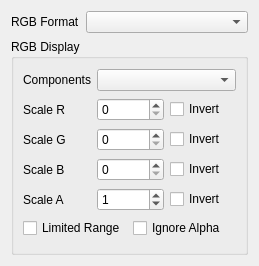
<?xml version="1.0" encoding="UTF-8"?>
<ui version="4.0">
 <class>videoHandlerRGB</class>
 <widget class="QWidget" name="videoHandlerRGB">
  <property name="geometry">
   <rect>
    <x>0</x>
    <y>0</y>
    <width>259</width>
    <height>266</height>
   </rect>
  </property>
  <property name="windowTitle">
   <string>Form</string>
  </property>
  <layout class="QVBoxLayout" name="wrapperLayout">
   <item>
    <layout class="QVBoxLayout" name="topVerticalLayout">
     <item>
      <layout class="QHBoxLayout" name="horizontalLayout" stretch="0,1">
       <item>
        <widget class="QLabel" name="label_4">
         <property name="toolTip">
          <string>&lt;html&gt;&lt;head/&gt;&lt;body&gt;&lt;p&gt;Select the format of the raw RGB data that is read from file. This defines: In what order are the RGB components, what is the bit depth, is there an alpha channel...&lt;/p&gt;&lt;/body&gt;&lt;/html&gt;</string>
         </property>
         <property name="text">
          <string>RGB Format</string>
         </property>
        </widget>
       </item>
       <item>
        <widget class="QComboBox" name="rgbFormatComboBox">
         <property name="toolTip">
          <string>&lt;html&gt;&lt;head/&gt;&lt;body&gt;&lt;p&gt;Select the format of the raw RGB data that is read from file. This defines: In what order are the RGB components, what is the bit depth, is there an alpha channel...&lt;/p&gt;&lt;p&gt;&lt;span style=&quot; font-weight:600;&quot;&gt;Custom: &lt;/span&gt;Select 'custom...' to define a custom format of the raw RGB data.&lt;/p&gt;&lt;/body&gt;&lt;/html&gt;</string>
         </property>
         <property name="editable">
          <bool>false</bool>
         </property>
        </widget>
       </item>
      </layout>
     </item>
     <item>
      <widget class="QGroupBox" name="groupBox_2">
       <property name="title">
        <string>RGB Display</string>
       </property>
       <layout class="QGridLayout" name="gridLayout" columnstretch="0,0,0">
        <item row="3" column="2">
         <widget class="QCheckBox" name="BInvertCheckBox">
          <property name="toolTip">
           <string>Invert every value of the blue channel</string>
          </property>
          <property name="text">
           <string>Invert</string>
          </property>
         </widget>
        </item>
        <item row="2" column="2">
         <widget class="QCheckBox" name="GInvertCheckBox">
          <property name="toolTip">
           <string>Invert every value of the green channel</string>
          </property>
          <property name="text">
           <string>Invert</string>
          </property>
         </widget>
        </item>
        <item row="3" column="1">
         <widget class="QSpinBox" name="BScaleSpinBox">
          <property name="toolTip">
           <string>Scale every value in the blue channel with this factor</string>
          </property>
          <property name="minimum">
           <number>0</number>
          </property>
         </widget>
        </item>
        <item row="1" column="0">
         <widget class="QLabel" name="labelScaleR">
          <property name="toolTip">
           <string>Scale every value in the red channel with this factor</string>
          </property>
          <property name="text">
           <string>Scale R</string>
          </property>
         </widget>
        </item>
        <item row="1" column="1">
         <widget class="QSpinBox" name="RScaleSpinBox">
          <property name="toolTip">
           <string>Scale every value in the red channel with this factor</string>
          </property>
          <property name="minimum">
           <number>0</number>
          </property>
         </widget>
        </item>
        <item row="4" column="2">
         <widget class="QCheckBox" name="AInvertCheckBox">
          <property name="toolTip">
           <string>Invert every value of the alpha channel</string>
          </property>
          <property name="text">
           <string>Invert</string>
          </property>
         </widget>
        </item>
        <item row="1" column="2">
         <widget class="QCheckBox" name="RInvertCheckBox">
          <property name="toolTip">
           <string>Invert every value of the red channel</string>
          </property>
          <property name="text">
           <string>Invert</string>
          </property>
         </widget>
        </item>
        <item row="0" column="1" colspan="2">
         <widget class="QComboBox" name="colorComponentsComboBox">
          <property name="toolTip">
           <string>&lt;html&gt;&lt;head/&gt;&lt;body&gt;&lt;p&gt;Which of the RGB components should be displayed? You can choose all or one of the three color planes individually.&lt;/p&gt;&lt;/body&gt;&lt;/html&gt;</string>
          </property>
         </widget>
        </item>
        <item row="4" column="1">
         <widget class="QSpinBox" name="AScaleSpinBox">
          <property name="toolTip">
           <string>Scale every value in the alpha channel with this factor</string>
          </property>
          <property name="value">
           <number>1</number>
          </property>
         </widget>
        </item>
        <item row="2" column="0">
         <widget class="QLabel" name="labelScaleG">
          <property name="toolTip">
           <string>Scale every value in the green channel with this factor</string>
          </property>
          <property name="text">
           <string>Scale G</string>
          </property>
         </widget>
        </item>
        <item row="3" column="0">
         <widget class="QLabel" name="labelScaleB">
          <property name="toolTip">
           <string>Scale every value in the blue channel with this factor</string>
          </property>
          <property name="text">
           <string>Scale B</string>
          </property>
         </widget>
        </item>
        <item row="2" column="1">
         <widget class="QSpinBox" name="GScaleSpinBox">
          <property name="toolTip">
           <string>Scale every value in the green channel with this factor</string>
          </property>
          <property name="minimum">
           <number>0</number>
          </property>
         </widget>
        </item>
        <item row="0" column="0">
         <widget class="QLabel" name="labelComponent">
          <property name="toolTip">
           <string>&lt;html&gt;&lt;head/&gt;&lt;body&gt;&lt;p&gt;Which of the RGB components should be displayed? You can choose all or one of the three color planes individually.&lt;/p&gt;&lt;/body&gt;&lt;/html&gt;</string>
          </property>
          <property name="text">
           <string>Components</string>
          </property>
         </widget>
        </item>
        <item row="4" column="0">
         <widget class="QLabel" name="labelScaleA">
          <property name="toolTip">
           <string>Scale every value in the alpha channel with this factor</string>
          </property>
          <property name="text">
           <string>Scale A</string>
          </property>
         </widget>
        </item>
        <item row="7" column="0" colspan="3">
         <layout class="QHBoxLayout" name="horizontalLayout_2">
          <property name="spacing">
           <number>6</number>
          </property>
          <item>
           <widget class="QCheckBox" name="limitedRangeCheckBox">
            <property name="toolTip">
             <string>Select this if the input values are using the limited MPEG range of values.</string>
            </property>
            <property name="whatsThis">
             <string>Select this if the input values are using the limited MPEG range of values.</string>
            </property>
            <property name="text">
             <string>Limited Range</string>
            </property>
           </widget>
          </item>
          <item>
           <widget class="QCheckBox" name="checkBoxIgnoreAlpha">
            <property name="text">
             <string>Ignore Alpha</string>
            </property>
           </widget>
          </item>
         </layout>
        </item>
       </layout>
      </widget>
     </item>
    </layout>
   </item>
  </layout>
 </widget>
 <tabstops>
  <tabstop>rgbFormatComboBox</tabstop>
  <tabstop>colorComponentsComboBox</tabstop>
  <tabstop>RScaleSpinBox</tabstop>
  <tabstop>RInvertCheckBox</tabstop>
  <tabstop>GScaleSpinBox</tabstop>
  <tabstop>GInvertCheckBox</tabstop>
  <tabstop>BScaleSpinBox</tabstop>
  <tabstop>BInvertCheckBox</tabstop>
 </tabstops>
 <resources/>
 <connections/>
</ui>
